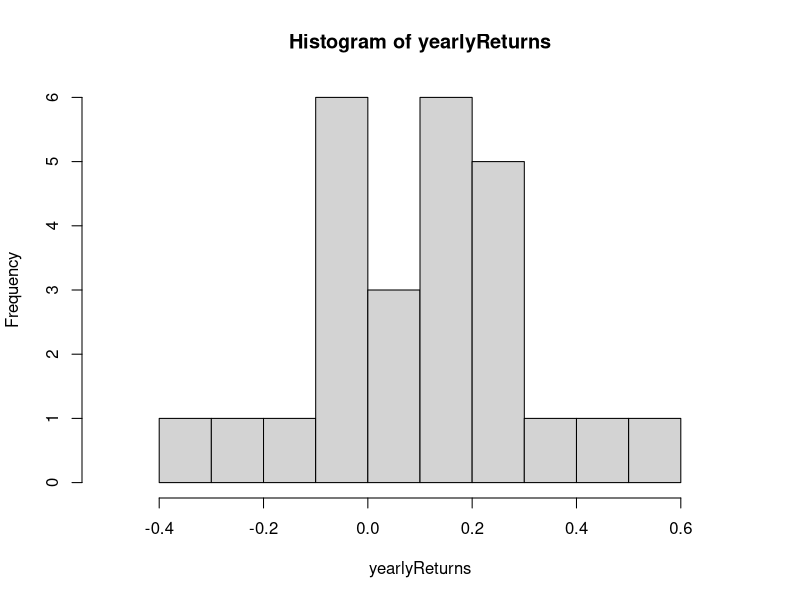

R code for this plot:
russell2000 = read.csv("russell2000_daily.csv")

calculateReturns <- function(price,period){
  Returns <- numeric()
  i <- 1
  while(! is.na(price[i+period])) {
    thisReturn = (price[i]-price[i+period]) / price[i+period]
    Returns <- c(Returns, thisReturn)
    i <- i+period
  }
  Returns
}

# approx 21 = 252/12 trading days in a month

dailyReturns <- calculateReturns(russell2000$Close,1)
weeklyReturns <- calculateReturns(russell2000$Close,5)
monthlyReturns <- calculateReturns(russell2000$Close,21)
yearlyReturns <- calculateReturns(russell2000$Close,252)

hist(yearlyReturns, xlim = range(-0.5,0.7), breaks=10)
